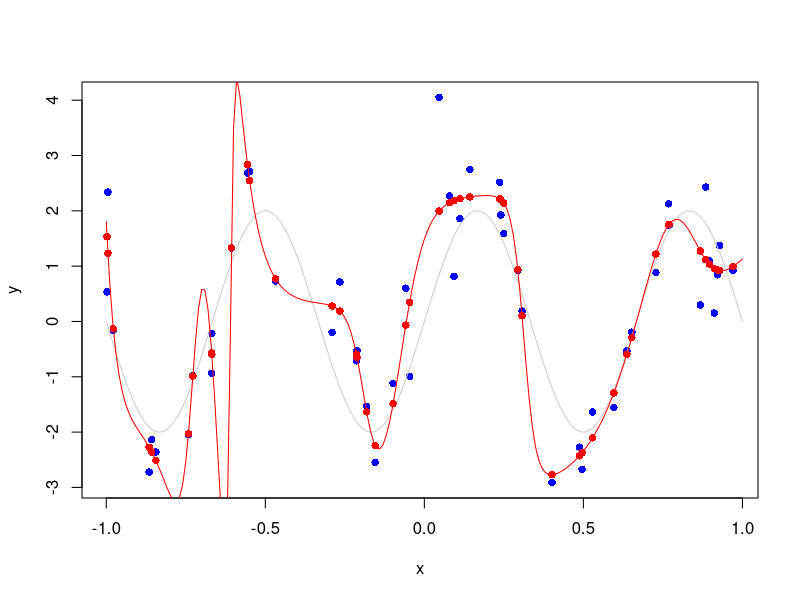

Write R code to recreate this figure.
rm(list = ls())

# Let's fake a dataset and see if the network evaluates:
set.seed(2020)
N = 50
x = runif(N,-1,1)
e = rnorm(N,0,1)
y = 2*sin(3*pi*x)+e

plot(y~x,pch = 16, col ='blue')
xx = seq(-1,1,1/100)
yy = 2*sin(3*pi*xx)
lines(yy~xx,col ='grey80')

# Get the data in matrix form:
X = matrix(x,N,1)
Y = matrix(y,N,1)


# Specify activation functions for the hidden and output layers:
sig1 = function(z)
{
   1/(1+exp(-z))
}
sig2 = function(z)
{
   z
}

# Write a function that evaluates the neural network (forward recursion):
# X     - Input matrix (N x p)
# Y     - Output matrix(N x q)
# theta - A parameter vector (all of the parameters)
# m     - Number of nodes on hidden layer
# lam   - Regularisation parameter (see later)
neural_net = function(X,Y,theta,m,lam)
{
	 # Relevant dimensional variables:
   N = dim(X)[1]
   p = dim(X)[2]
   q = dim(Y)[2]
   
   # Populate weight-matrix and bias vectors:
   index = 1:(p*m)
   W1    = matrix(theta[index],p,m)
   index = max(index)+1:(m*q)
   W2    = matrix(theta[index],m,q)
   index = max(index)+1:(m)
   b1    = matrix(theta[index],m,1)
   index = max(index)+1:(q)
   b2    = matrix(theta[index],q,1)
   
   # Evaluate network:
   out   = rep(0,N)
   error = rep(0,N)
   for(i in 1:N)
   {
       a0 = matrix(X[i,],p,1)
       a1 = sig1(t(W1)%*%a0+b1)
       a2 = sig2(t(W2)%*%a1+b2)
       out[i] = a2
   }

   # Calculate error:
   E1 = sum((out-Y)^2)/(1*N)
   E2 = 0
   
   # Return predictions and error:
   return(list(out = out, E1 = E1, E2 = E2))
}

# We need to know the number of parameters in the network:
p = 1
q = 1
m = 10
npars = p*m+m*q+m+q
theta_rand = runif(npars,-1,1)

obj = function(pars)
{
  res = neural_net(X,Y,pars,m,0)
  return(res$E1)
}
obj(theta_rand)

res_opt = nlm(obj,theta_rand,iterlim = 500)
res_opt

res = neural_net(X,Y,res_opt$estimate,m,0)
res
points(res$out~x, pch = 16, col ='red')

xx = seq(-1,1,1/100)
XX = cbind(xx)
YY = matrix(0,length(xx),1)
res_resp= neural_net(XX,YY,res_opt$estimate,m,0)
lines(res_resp$out~xx, col = 'red')
